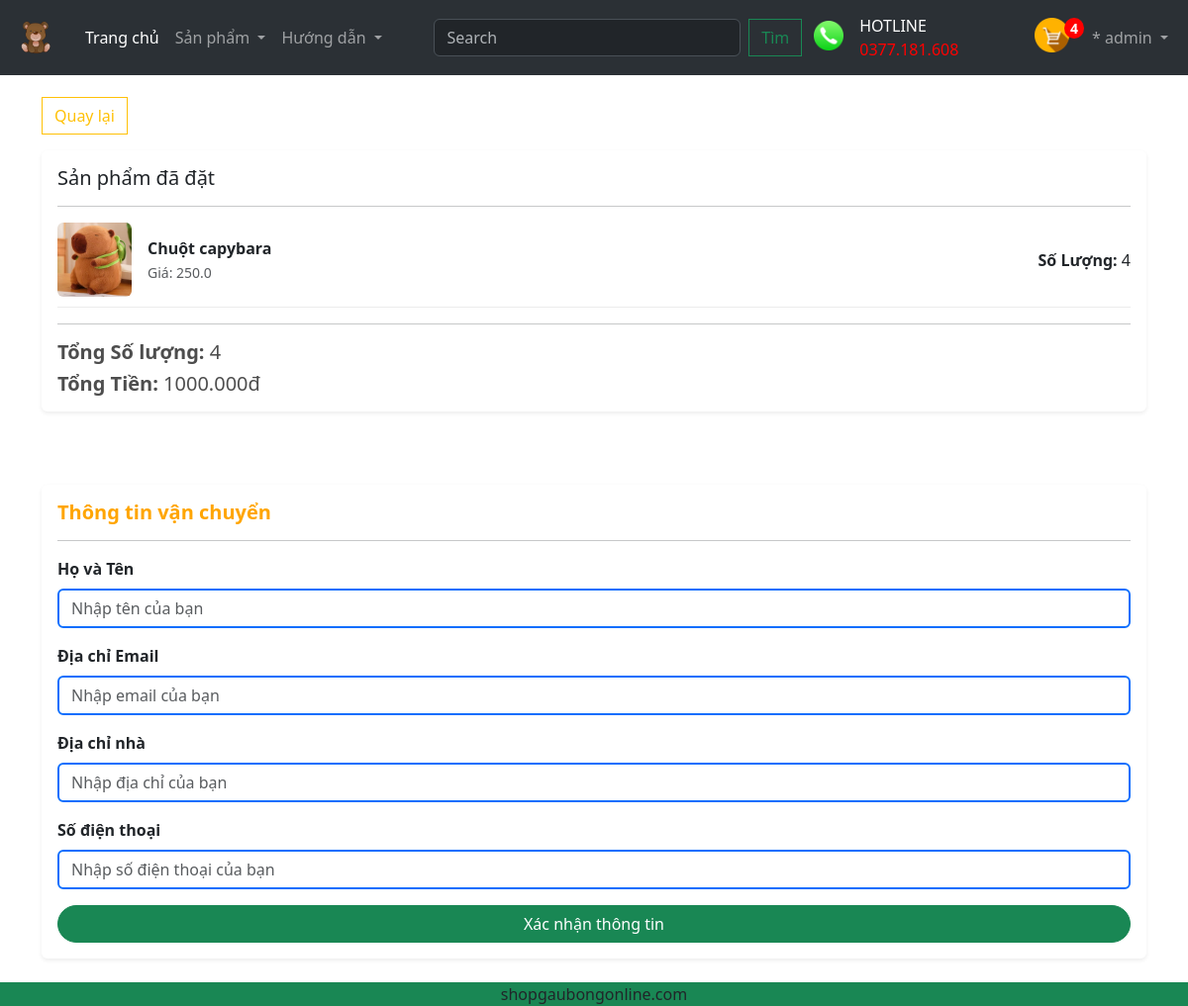
Screenshot of /checkout/ (signed in) with the database file from the repository.
### app/models.py (models this page shows, shortened)
class OrderItem(models.Model):
    san_pham = models.ForeignKey(Sanpham,on_delete=models.SET_NULL,blank=True,null=True)
    dat_hang = models.ForeignKey(Order,on_delete=models.SET_NULL,blank=True,null=True)
    so_luong = models.IntegerField(default=0,null=True,blank=True)
    ngay_mua = models.DateTimeField(auto_now_add=True)
    @property
    def get_total(self):
        total = self.san_pham.gia * self.so_luong
        return total

class Sanpham(models.Model):
    category = models.ManyToManyField(Category, related_name='san_pham')
    ten_San_Pham = models.CharField(max_length=200,null=True) #max_length=200: là tên tối đa là 200 ký tự, null=True: nếu người dùng không gõ từ gì
    gia = models.FloatField()
    digital = models.BooleanField(default=False,null=True,blank=False)
    hinh_anh = models.ImageField(null=True,blank=True)
    @property
    def ImageURL(self):
        try:
            url = self.hinh_anh.url
        except:
            url=''
        return url

class Order(models.Model):
    nguoi_mua = models.ForeignKey(User,on_delete=models.SET_NULL,blank=True,null=True)
    ngay_dat_hang = models.DateTimeField(auto_now_add=True)
    Hoan_thanh = models.BooleanField(default=False,null=True,blank=False)
    id_khach_Hang = models.CharField(max_length=200,null=True)
    @property
    def get_cart_total(self):
        orderitems = self.orderitem_set.all()
        total = sum([item.get_total for item in orderitems])
        return total
    @property
    def get_cart_items(self):
        orderitems = self.orderitem_set.all()
        total = sum([item.so_luong for item in orderitems])
        return total

### app/views.py (the view)
# urls.py: path('checkout/', views.checkout, name="checkout"),
def checkout(request):
    if request.user.is_authenticated:
        nguoi_mua = request.user
        dat_hang, created = Order.objects.get_or_create(nguoi_mua=nguoi_mua, Hoan_thanh=False)
        items = dat_hang.orderitem_set.all()
        cartItems = dat_hang.get_cart_items
    else:
        items=[]
        dat_hang = {'get_cart_items': 0, 'get_cart_total': 0}
        cartItems = dat_hang['get_cart_items']
    categories = Category.objects.filter(is_sub = False)
    context={'categories':categories,'items':items,'dat_hang': dat_hang, 'cartItems': cartItems}
    return render(request,'app/checkout.html', context)

### app/templates/app/checkout.html
{% extends 'app/base.html' %}
{% load static %}
{% block content_checkout %}
<div class="container my-5">
    <div class="row">
        <div class="col-lg-12 mb-4">
			<div class="table">
				<a  class="btn btn-outline-warning" href="{% url 'cart' %}"> Quay lại</a>
				<br>
			</div>
            <div class="card shadow-sm border-0 rounded">
                <div class="card-body">
                    <h5 class="card-title">Sản phẩm đã đặt</h5>
                    <hr>
                    {% for item in items %}
                    <div class="cart-row d-flex mb-3 align-items-center">
                        <div class="me-3">
                            <img class="img-fluid rounded" style="max-width: 75px;" src="{{item.san_pham.ImageURL}}">
                        </div>
                        <div class="me-auto">
                            <p class="mb-0"><strong>{{item.san_pham.ten_San_Pham}}</strong></p>
                            <small class="text-muted">Giá: {{item.san_pham.gia}}</small>
                        </div>
                        <div>
                            <p class="mb-0"><strong>Số Lượng: </strong>{{item.so_luong}}</p>
                        </div>
                    </div>
                    {% endfor %}
                    <hr>
                    <h5 class="card-text"><strong>Tổng Số lượng:</strong> {{dat_hang.get_cart_items}}</h5>
                    <h5 class="card-text"><strong>Tổng Tiền: </strong>{{dat_hang.get_cart_total}}00đ</h5>
                </div>
            </div>
        </div>
        <div class="col-lg-12">
            <div class="card shadow-sm border-0 rounded">
                <div class="card-body">
                    <form id="form">
                        <h5 class="card-title" style="color: #FFA500"><strong>Thông tin vận chuyển</strong></h5>
                        <hr>
                        <div class="mb-3">
                            <label for="name" class="form-label"><strong>Họ và Tên</strong></label>
                            <input required class="form-control border-primary border-2" type="text" name="name" placeholder="Nhập tên của bạn">
                        </div>
                        <div class="mb-3">
                            <label for="email" class="form-label"><strong>Địa chỉ Email</strong></label>
                            <input required class="form-control border-primary border-2" type="email" name="email" placeholder="Nhập email của bạn">
                        </div>
                        <div class="mb-3">
                            <label for="address" class="form-label"><strong>Địa chỉ nhà</strong></label>
                            <input class="form-control border-primary border-2" type="text" name="address" placeholder="Nhập địa chỉ của bạn">
                        </div>
                        <div class="mb-3">
                            <label for="zipcode" class="form-label"><strong>Số điện thoại</strong></label>
                            <input class="form-control border-primary border-2" type="text" name="zipcode" placeholder="Nhập số điện thoại của bạn">
                        </div>
                        <button id="form-button" class="btn btn-success w-100 rounded-pill" type="submit">Xác nhận thông tin</button>
                    </form>
                </div>
            </div>
        </div>
    </div>
</div>
{% endblock content_checkout %}

### app/templates/app/base.html (shortened to what this page needs)
{% load static%}
<!DOCTYPE html>
<html>
    <head>
        <link href="https://cdn.jsdelivr.net/npm/bootstrap@5.3.3/dist/css/bootstrap.min.css" rel="stylesheet">
        <link href="{% static 'app/css/style.css' %}"rel="stylesheet"/>
        <link href="{% static 'app/css/owl.carousel.min.css' %}"rel="stylesheet"/>
        <link href="{% static 'app/css/all.min.css' %}"rel="stylesheet"/>
        <link rel="stylesheet"type="text/css" href="{% static 'app/css/main.css'%}">
        <link rel="stylesheet" href="">
    </head>
    <body>
        <nav class="navbar navbar-expand-lg bg-body-tertiary" data-bs-theme="dark">
            <div class="container-fluid">
              <a class="navbar-brand" href="{%url 'home'%}">
                <img src="{% static "app/images/banner/icon.png" %}" width = "50" height="50">
              </a>
              <div class="collapse navbar-collapse" id="navbarSupportedContent">
                <ul class="navbar-nav me-auto mb-2 mb-lg-0">
                  <li class="nav-item">
                    <a class="nav-link active" aria-current="page" href="{%url 'home'%}">Trang chủ</a>
                  </li>
                  <li class="nav-item dropdown">
                    <a class="nav-link dropdown-toggle" href="#" role="button" data-bs-toggle="dropdown" aria-expanded="false">
                      Sản phẩm
                    </a>
                  </li>
                  <li class="nav-item dropdown">
                    <a class="nav-link dropdown-toggle" href="#" role="button" data-bs-toggle="dropdown" aria-expanded="false">
                      Hướng dẫn
                    </a>
                  </li>
                </ul>
                <ul class="navbar-nav me-auto mb-2 mb-lg-0">
                  <form class="container d-flex justify-content-center align-items-center" role="search" method = POST action = "{% url 'timkiem'%}">
                      <input class="form-control me-2" type="search" placeholder="Search" aria-label="Search" name = "searched">
                      <button class="btn btn-outline-success" type="submit">Tìm</button>
                  </form>
                  <a class="navbar-brand">
                    <img src="{% static "app/images/icon-phone.png" %}" width = "30" height="30">
                  </a>
                  <li class="nav-item">
                    <a style="color: #ffffff">HOTLINE</a>
                    <span style="color: red">0377.181.608</span>
                  </li>
               </ul>
              </div>
              <ul class="navbar-nav me-auto mb-2 mb-lg-0">
            <div class = 'form-inline my-2 my-lg-0'>
              <a href = "{%url 'cart'%}">
                <img id="cart-icon" src="{% static 'app/images/cart.png' %}">
              </a>
            </div>
            <div>
              <p id= 'cart-total'>{{cartItems}}</p>
            </div>
          <li class="nav-item dropdown" >
            <a class="nav-link dropdown-toggle" href="#" role="button" data-bs-toggle="dropdown" aria-expanded="false">
              <span>* {{request.user}}</span>
            </a>
          </li>
              </ul>
            </div>
          </nav>
      {% block content_checkout %}{% endblock content_checkout %}
      <Footer class="container--fluid bg-success text-center fixed-bottom p-0.5 mt-5">
        shopgaubongonline.com
      </footer>
    </body>
</html>

### app/static/app/css/main.css (style rules this page uses)
body { background-color: hsl(214, 27%, 46%); }
h1, h2, h3, h4, h5, h6 { color: hsl(0, 0%, 30%); }
#cart-icon { width: 35px; height: auto; display: inline-block; margin-left: 25px; margin-right: -5px; }
#cart-total { display: block; text-align: center; color: #fff; background-color: red; width: 20px; height: 21px; border-radius: 50%; font-size: 14px; font-weight: bold; }
.col-lg-3, .col-lg-4, .col-lg-6, .col-lg-8, .col-lg-12 { margin-top: 50px; }
.btn { border-radius: 0; margin-top: 0 px; }
.row { display: flex; justify-content: space-around; }
.cart-row { display: flex; align-items: flex-stretch; padding-bottom: 10px; margin-bottom: 10px; border-bottom: 1px solid #ececec; }
.navbar { position: fixed; top: 0; width: 100%; z-index: 1000; }
body { background: url('https://accgroup.vn/wp-content/uploads/2023/02/Background-la-gi.jpg'); background-size: cover; background-position: center; background-attachment: fixed; }

### rows the page displays
OrderItem: san_pham.ImageURL (picture), san_pham.ten_San_Pham "Chuột capybara", san_pham.gia "250.0", so_luong "4"
Order: get_cart_items "4", get_cart_total "1000.0"

### other values shown
{{ cartItems }} "4"
{{ request.user }} "admin"
